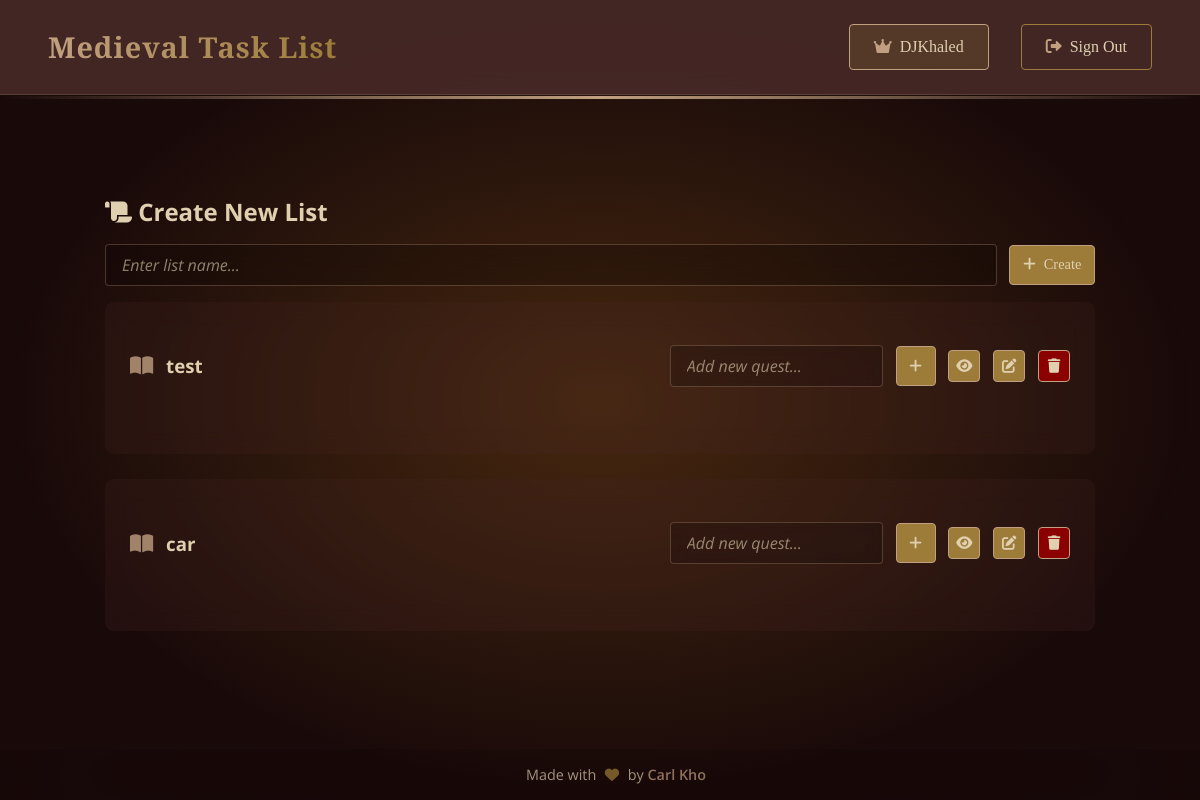
Page / (signed in) on the earlier database version.
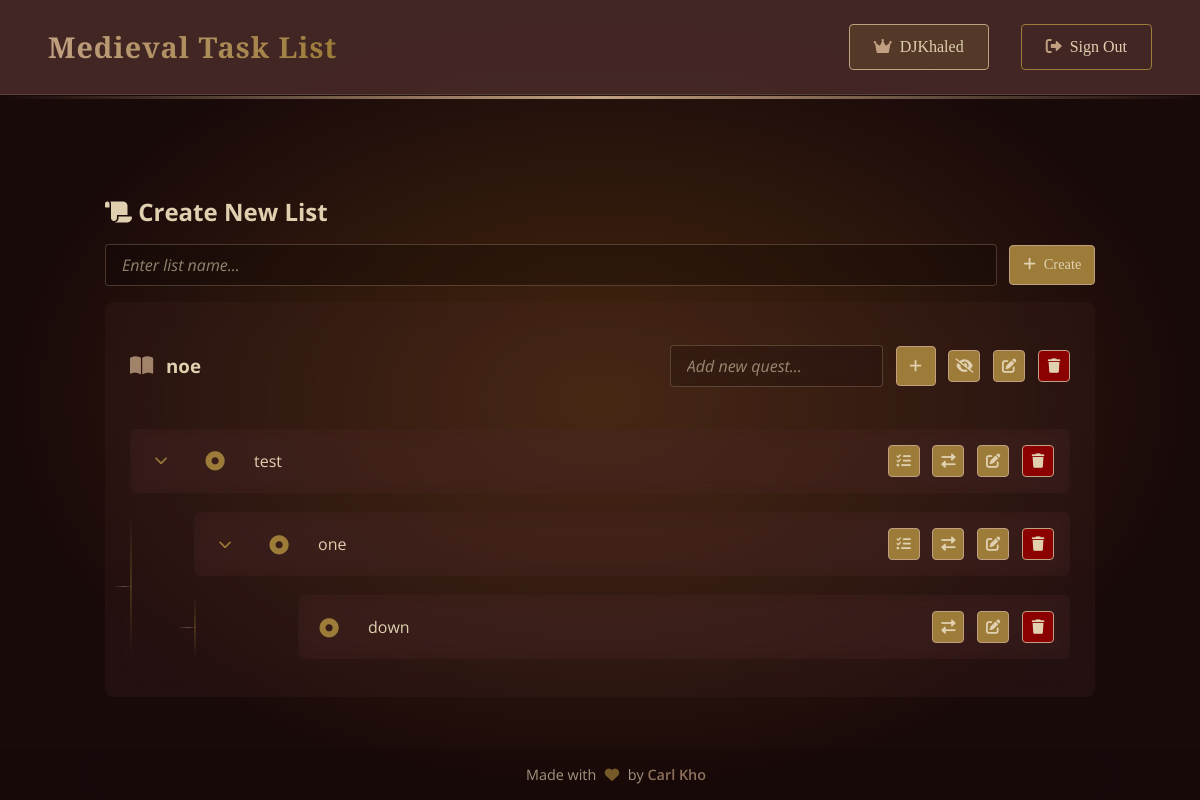
Same page on the later database version.
### app/models/user.py (models this page shows, shortened)
class User(UserMixin, db.Model):
    id: int = db.Column(db.Integer, primary_key=True)
    username: str = db.Column(db.String(64), unique=True, nullable=False)
    email: str = db.Column(db.String(120), unique=True, nullable=False)
    password_hash: str = db.Column(db.String(128))
    todo_lists = db.relationship("TodoList", backref="owner", lazy="dynamic")

### app/models/todo.py (models this page shows, shortened)
class TodoList(db.Model):
    __tablename__ = "todo_list"
    id: int = Column(db.Integer, primary_key=True)
    title: str = Column(db.String(100), nullable=False)
    created_at: datetime = Column(db.DateTime, default=datetime.utcnow)
    user_id: int = db.Column(
        db.Integer, db.ForeignKey("user.id", name="fk_todolist_user"), nullable=False
    )
    items = db.relationship(
        "TodoItem",
        backref="todo_list",
        cascade="all, delete-orphan",  # Keep only one cascade parameter
        lazy=True,
    )
    show_completed: bool = db.Column(db.Boolean, default=True)
    @property
    def visible_items(self):
        query = TodoItem.query.filter_by(list_id=self.id, parent_id=None)
        if not self.show_completed:
            query = query.filter_by(completed=False)
        return query.order_by(TodoItem.created_at.desc()).all()

class TodoItem(db.Model):
    id: int = Column(db.Integer, primary_key=True)
    title: str = Column(db.String(200), nullable=False)
    created_at: datetime = Column(db.DateTime, default=datetime.utcnow)
    completed: bool = Column(db.Boolean, default=False)
    list_id = db.Column(
        db.Integer,
        db.ForeignKey("todo_list.id", name="fk_todoitem_list", ondelete="CASCADE"),
        nullable=False,
    )
    parent_id: Optional[int] = Column(
        db.Integer,
        db.ForeignKey("todo_item.id", name="fk_todoitem_parent", ondelete="CASCADE"),
    )
    is_expanded: bool = Column(db.Boolean, default=True)
    children = db.relationship(
        "TodoItem",
        backref=db.backref("parent", remote_side=[id]),
        lazy="dynamic",
        cascade="all, delete-orphan",  # This ensures cascading deletes
    )
    def get_level(self) -> int:
        level = 0
        current = self
        while current.parent_id is not None:
            level += 1
            current = current.parent
        return level
    def can_have_children(self) -> bool:
        return self.get_level() < 2  # Limit to 3 levels (0, 1, 2)

### app/routes/todos.py (the view)
@bp.route("/")
@login_required
def index() -> str:
    lists = TodoList.query.filter_by(user_id=current_user.id).all()
    if request.headers.get("X-Requested-With") == "XMLHttpRequest":
        return render_template("_lists_container.html", lists=lists)
    return render_template("todos.html", lists=lists)

### app/models/user.py (called while the page is built)
@login_manager.user_loader
def load_user(user_id: str) -> Optional[User]:
    return User.query.get(int(user_id))

### app/templates/todos.html (shortened to what this page needs)
{% extends "base.html" %}
{% block content %}
<div class="todos-container">
    <div class="create-list">
        <h2><i class="fas fa-scroll"></i> Create New List</h2>
        <form method="POST" action="{{ url_for('todos.create_list') }}" class="create-list-form" data-ajax="true">
            <input type="text" name="title" placeholder="Enter list name..." required>
            <button type="submit" class="btn btn-primary" style="padding-left: 1rem; padding-right: 1rem;" title="Create new list">
                <i class="fas fa-plus"></i> Create
            </button>
        </form>
    </div>
    <div class="lists-container">
        {% for list in lists %}
        <div class="todo-list" data-list-id="{{ list.id }}">
            <div class="list-header">
                <h3><i class="fas fa-book-open"></i> {{ list.title }}</h3>
                <div class="list-actions-container">
                    <form method="POST" action="{{ url_for('todos.create_item') }}" class="create-item-form"
                        data-ajax="true">
                        <input type="text" name="title" placeholder="Add new quest..." required>
                        <button type="submit" class="btn btn-secondary">
                            <i class="fas fa-plus"></i>
                        </button>
                    </form>
                    <div class="list-actions">
                        <form method="POST" action="{{ url_for('todos.toggle_completed_view', list_id=list.id) }}"
                            class="toggle-completed-form" data-ajax="true">
                            <button type="submit" class="btn btn-small action-btn">
                                <i class="fas {{ 'fa-eye-slash' if list.show_completed else 'fa-eye' }}"></i>
                            </button>
                        </form>
                        <button class="btn btn-small action-btn" onclick="showEditForm('{{ list.id }}')">
                            <i class="fas fa-edit"></i>
                        </button>
                        <form method="POST" action="{{ url_for('todos.delete_list', list_id=list.id) }}"
                            class="delete-list-form" data-ajax="true"
                            onsubmit="return confirm('Are you sure you want to delete this list and all its tasks?')">
                            <button type="submit" class="btn btn-danger btn-small action-btn">
                                <i class="fas fa-trash"></i>
                            </button>
                        </form>
                    </div>
                </div>
            </div>
            <div class="items-container">
                {% macro render_todo_item(item, level=0) %}
                <div class="todo-item level-{{ level }}" data-item-id="{{ item.id }}">
                    <div class="item-content">
                        {% if item.children.count() > 0 %}
                        <button class="btn-expand {{ 'expanded' if item.is_expanded else '' }}"
                            onclick="toggleExpand('{{ item.id }}')">
                            <i class="fas {{ 'fa-chevron-down' if item.is_expanded else 'fa-chevron-right' }}"></i>
                        </button>
                        {% endif %}
                        <form method="POST" action="{{ url_for('todos.toggle_item', item_id=item.id) }}"
                            class="toggle-form" data-ajax="true">
                            <button type="submit" class="btn-toggle {{ 'completed' if item.completed else '' }}">
                                <i class="fas {{ 'fa-check-circle' if item.completed else 'fa-circle-dot' }}"></i>
                            </button>
                        </form>
                        <span class="item-title {{ 'completed' if item.completed else '' }}">
                            {{ item.title }}
                        </span>
                        <div class="item-actions">
                            {% if item.can_have_children() %}
                            <button class="btn btn-small action-btn" onclick="showSubitemForm('{{ item.id }}')">
                                <i class="fas fa-tasks"></i>
                            </button>
                            {% endif %}
                            <button class="btn btn-small action-btn" onclick="showMoveForm('{{ item.id }}')">
                                <i class="fas fa-exchange-alt"></i>
                            </button>
                            <button class="btn btn-small action-btn" onclick="showEditItemForm('{{ item.id }}')">
                                <i class="fas fa-edit"></i>
                            </button>
                            <form method="POST" action="{{ url_for('todos.delete_item', item_id=item.id) }}"
                                class="delete-item-form" data-ajax="true"
                                onsubmit="return confirm('Are you sure you want to delete this task?')">
                                <button type="submit" class="btn btn-danger btn-small action-btn">
                                    <i class="fas fa-trash"></i>
                                </button>
                            </form>
                        </div>
                    </div>
                    {% if item.children.count() > 0 and item.is_expanded %}
                    <div class="children-container">
                        {% for child in item.children %}
                        {{ render_todo_item(child, level + 1) }}
                        {% endfor %}
                    </div>
                    {% endif %}
                </div>
                {% endmacro %}
                {% for item in list.visible_items %}
                {{ render_todo_item(item) }}
                {% endfor %}
            </div>
        </div>
        {% endfor %}
    </div>
</div>
{% endblock %}

### app/templates/base.html (shortened to what this page needs)
<!DOCTYPE html>
<html lang="en">
<head>
    <link rel="stylesheet" href="{{ url_for('static', filename='css/style.css') }}">
    <link rel="stylesheet" href="https://cdnjs.cloudflare.com/ajax/libs/font-awesome/6.0.0/css/all.min.css">
</head>
<body>
    <div class="background">
        <div class="flame"></div>
        <nav class="navbar">
            <div class="navbar-brand">
                <a href="{{ url_for('todos.index') }}" class="navbar-logo">
                    <span>Medieval Task List</span>
                </a>
            </div>
            <div class="navbar-menu">
                {% if current_user.is_authenticated %}
                <span class="navbar-user">
                    <i class="fas fa-crown"></i>{{ current_user.username }}
                </span>
                <a href="{{ url_for('auth.logout') }}" class="navbar-item" title="Sign out">
                    <i class="fas fa-sign-out-alt"></i>Sign Out
                </a>
                {% endif %}
            </div>
        </nav>
        <div class="container">
            {% block content %}{% endblock %}
        </div>
        <footer class="footer">
            Made with <i class="fas fa-heart" style="color: var(--secondary-color); margin: 0 0.3rem;"></i> by
            <a href="https://medium.com/design-bootcamp/i-somehow-ended-up-in-new-york-times-squares-tallest-billboard-e05ca35c3792"
                target="_blank" rel="noopener noreferrer">Carl Kho</a>
        </footer>
</body>
</html>

Differences in the rows shown:
removed TodoList: title "test", show_completed False (drawn)
removed TodoList: title "car", show_completed False (drawn)
added TodoList: title "noe", show_completed True (drawn)
changed TodoList: gains TodoItem (is_expanded True (drawn), completed False (drawn), title "test")
now on this page (row edited): TodoItem: is_expanded True (drawn), completed False (drawn), title "one", shown under "test"
now on this page (row edited): TodoItem: completed False (drawn), title "down", shown under "one"
